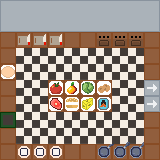

Rendered tile map (Tiled .tmx) drawn with the repository's tilesets; below, a short description and the full map source, tile grids included:
An orthogonal 10x10 tile map with 16x16 px tiles, 1 tile layer (Tile Layer 1).

<map version="1.9" tiledversion="1.9.2" orientation="orthogonal" renderorder="right-down" width="10" height="10" tilewidth="16" tileheight="16" infinite="0" nextlayerid="3" nextobjectid="1">
 <tileset firstgid="1" source="kitchenTiles.tsx" />
 <layer id="1" name="Tile Layer 1" width="10" height="10">
  <data encoding="csv">
25,26,26,26,26,26,26,26,26,27,
29,30,30,30,30,30,30,30,30,31,
1,2,2,2,1,1,3,3,3,1,
1,13,13,13,13,13,13,13,13,1,
4,13,13,13,13,13,13,13,13,1,
1,13,13,5,6,7,8,13,13,21,
1,13,13,9,10,11,12,13,13,21,
22,13,13,13,13,13,13,13,13,1,
1,13,13,13,13,13,13,14,15,1,
1,17,17,17,1,1,18,19,19,1
</data>
 </layer>
</map>